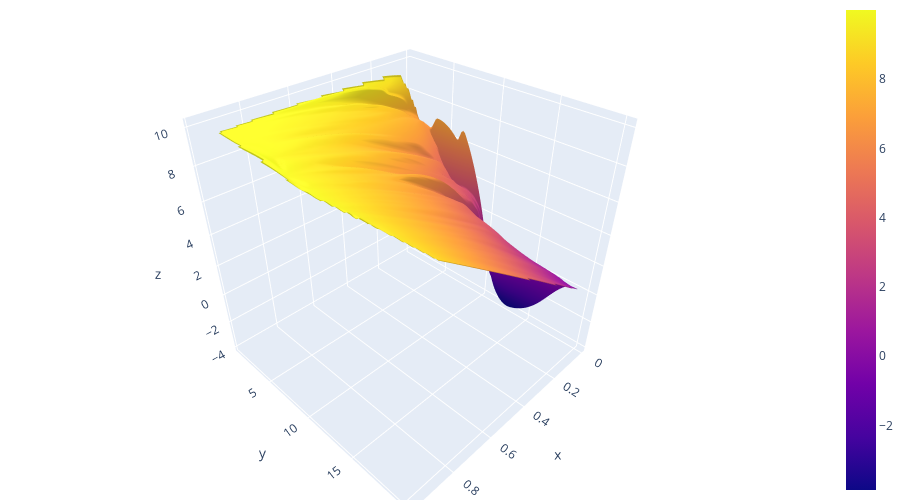

Here is the notebook cell this chart was saved with:
### Code cell
X,Y,Z =flat2image(A[:,0],A[:,1],A[:,2],method='cubic',grid_points=111)
fig = go.Figure(go.Surface(x=X, y=Y, z=Z))
# fig.add_trace(go.Scatter3d(x=x, y=y, z=z, mode='markers'))

fig.update_layout(
    height=500,
    margin={
        'r': 0, 'l': 0, 't': 0, 'b': 0
    },
    legend=dict(x=-0.1, y=1, xanchor="center"),
)

fig

### Figure 1 — Plotly figure (JSON) as saved in the notebook; plotly's stock layout.template omitted (floating-point values rounded to 4 significant figures; data arrays with more than 128 entries replaced by an {"elided": "..."} marker saying what was removed)
{"data": [{"type": "surface", "x": {"elided": "111x111 float values"}, "y": {"elided": "111x111 float values"}, "z": {"elided": "111x111 float values"}}], "layout": {"height": 500, "legend": {"x": -0.1, "xanchor": "center", "y": 1}, "margin": {"b": 0, "l": 0, "r": 0, "t": 0}}}
